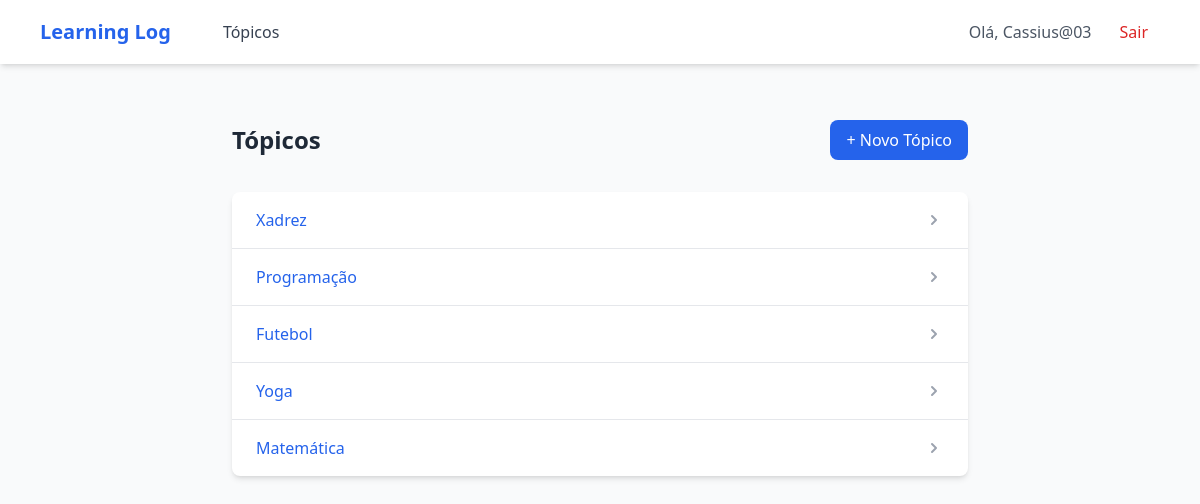
Before: /topics (signed in) with the older database file.
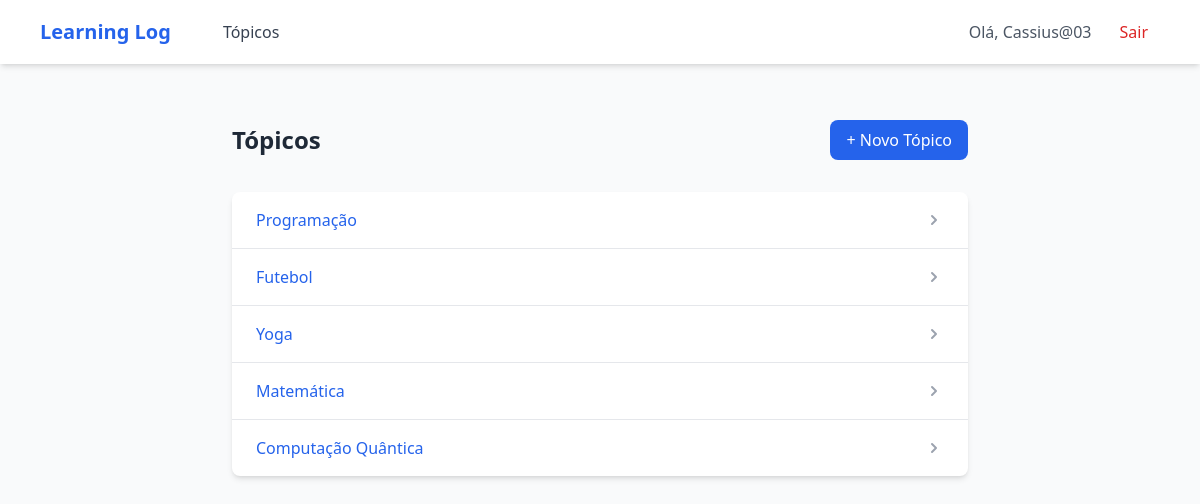
After: the same page with the newer database file.
### LLog/models.py (models this page shows)
class Topic(models.Model):
    text = models.CharField(max_length=200)
    date_added = models.DateField(auto_now_add=True)
    owner = models.ForeignKey(User, on_delete=models.CASCADE)
    def __str__(self):
        return self.text

### LLog/views.py (the view)
# urls.py: path('topics', views.topics, name="topics"),
@login_required
def topics(request):
    topics = Topic.objects.filter(owner=request.user).order_by('date_added')
    context = {'topics': topics}
    return render(request, "LLog/topics.html", context)

### LLog/templates/LLog/topics.html (shortened to what this page needs)
{% extends "LLog/base.html" %}
{% block content %}
<div class="max-w-3xl mx-auto px-4 py-8">
    <div class="flex justify-between items-center mb-8">
        <h2 class="text-2xl font-bold text-gray-800">Tópicos</h2>
        <a href="{% url 'new_topic' %}" class="bg-blue-600 hover:bg-blue-700 text-white px-4 py-2 rounded-lg transition duration-200">
            + Novo Tópico
        </a>
    </div>
    <div class="bg-white rounded-lg shadow-md overflow-hidden">
        <ul class="divide-y divide-gray-200">
            {% for topic in topics %}
            <li class="hover:bg-gray-50 transition duration-150">
                <a href="{% url 'topic' topic.id %}" class="block px-6 py-4 text-blue-600 hover:text-blue-800">
                    <div class="flex justify-between items-center">
                        <span class="font-medium">{{ topic }}</span>
                        <svg xmlns="http://www.w3.org/2000/svg" class="h-5 w-5 text-gray-400" viewBox="0 0 20 20" fill="currentColor">
                            <path fill-rule="evenodd" d="M7.293 14.707a1 1 0 010-1.414L10.586 10 7.293 6.707a1 1 0 011.414-1.414l4 4a1 1 0 010 1.414l-4 4a1 1 0 01-1.414 0z" clip-rule="evenodd" />
                        </svg>
                    </div>
                </a>
            </li>
            {% empty %}
            <li class="px-6 py-4 text-center text-gray-500">
                Nenhum tópico encontrado. Crie seu primeiro tópico!
            </li>
            {% endfor %}
        </ul>
    </div>
</div>
{% endblock content %}

Changed rows visible on the page:
removed Topic: text "Xadrez"
added Topic: text "Computação Quântica"
